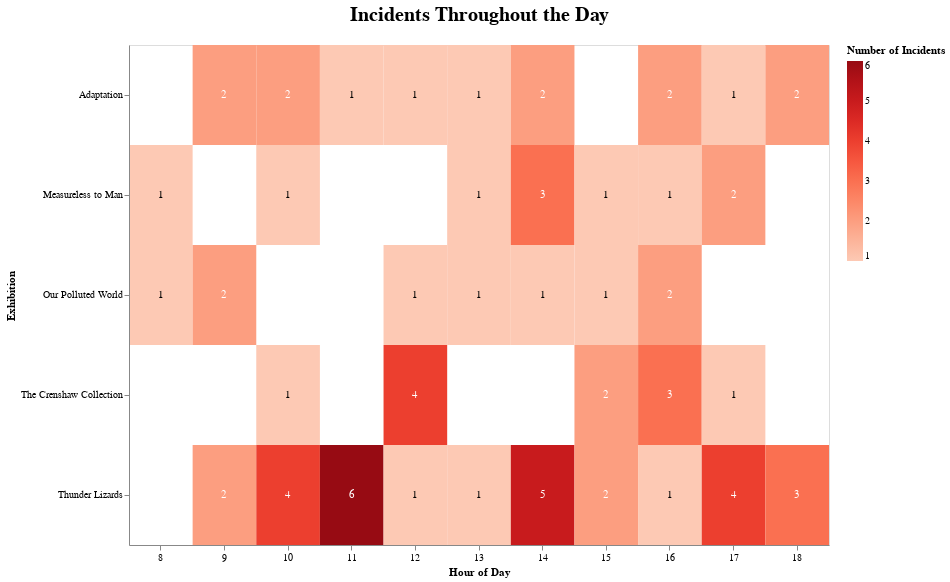

The code cell stored with this chart in its notebook:
### Code cell
# Convert Decimal types to float to avoid JSON serialization errors
incident_through_time["incident_count"] = incident_through_time["incident_count"].astype(
    float)
incident_through_time["hour"] = incident_through_time["hour"].astype(float)

incident_heatmap = (
    alt.Chart(incident_through_time)
    .mark_rect()
    .encode(
        x=alt.X("hour:O",
                title="Hour of Day",
                axis=alt.Axis(labelAngle=0, format="d", tickMinStep=1)),
        y=alt.Y("name:N",
                title="Exhibition",
                sort=alt.EncodingSortField(field="incident_count", op="sum", order="descending")),
        color=alt.Color("incident_count:Q",
                        title="Number of Incidents",
                        # Changed to red color scheme
                        scale=alt.Scale(scheme="reds")),
        tooltip=["name", "hour", "incident_count"]
    )
    .properties(
        title=alt.TitleParams(
            text="Incidents Throughout the Day",
            fontSize=20,
            anchor="middle",
            offset=20
        ),
        width=700,
        height=500
    )
)

incident_text = (
    alt.Chart(incident_through_time)
    .mark_text(baseline="middle")
    .encode(
        x=alt.X("hour:O"),
        y=alt.Y("name:N"),
        text=alt.Text("incident_count:Q"),
        color=alt.condition(
            alt.datum.incident_count > 1,
            alt.value("white"),
            alt.value("black")
        )
    )
)
final_heatmap = incident_heatmap + incident_text

final_heatmap.save('./analysis_images/incident_heatmap.png')
final_heatmap

### Figure 1 — Vega-Lite specification as saved in the notebook (floating-point values rounded to 4 significant figures)
{"config": {"view": {"continuousWidth": 300, "continuousHeight": 300}}, "layer": [{"mark": {"type": "rect"}, "encoding": {"color": {"field": "incident_count", "scale": {"scheme": "reds"}, "title": "Number of Incidents", "type": "quantitative"}, "tooltip": [{"field": "name", "type": "nominal"}, {"field": "hour", "type": "quantitative"}, {"field": "incident_count", "type": "quantitative"}], "x": {"axis": {"format": "d", "labelAngle": 0, "tickMinStep": 1}, "field": "hour", "title": "Hour of Day", "type": "ordinal"}, "y": {"field": "name", "sort": {"field": "incident_count", "op": "sum", "order": "descending"}, "title": "Exhibition", "type": "nominal"}}, "title": {"text": "Incidents Throughout the Day", "anchor": "middle", "fontSize": 20, "offset": 20}}, {"mark": {"type": "text", "baseline": "middle"}, "encoding": {"color": {"condition": {"test": "(datum.incident_count > 1)", "value": "white"}, "value": "black"}, "text": {"field": "incident_count", "type": "quantitative"}, "x": {"field": "hour", "type": "ordinal"}, "y": {"field": "name", "type": "nominal"}}}], "data": {"name": "data-cbf93621c90c490cd54f158fd0e5d088"}, "height": 500, "width": 700, "$schema": "https://vega.github.io/schema/vega-lite/v5.20.1.json", "datasets": {"data-cbf93621c90c490cd54f158fd0e5d088": [{"name": "Adaptation", "hour": 9.0, "incident_count": 2.0}, {"name": "Adaptation", "hour": 10.0, "incident_count": 2.0}, {"name": "Adaptation", "hour": 11.0, "incident_count": 1.0}, {"name": "Adaptation", "hour": 12.0, "incident_count": 1.0}, {"name": "Adaptation", "hour": 13.0, "incident_count": 1.0}, {"name": "Adaptation", "hour": 14.0, "incident_count": 2.0}, {"name": "Adaptation", "hour": 16.0, "incident_count": 2.0}, {"name": "Adaptation", "hour": 17.0, "incident_count": 1.0}, {"name": "Adaptation", "hour": 18.0, "incident_count": 2.0}, {"name": "Measureless to Man", "hour": 8.0, "incident_count": 1.0}, {"name": "Measureless to Man", "hour": 10.0, "incident_count": 1.0}, {"name": "Measureless to Man", "hour": 13.0, "incident_count": 1.0}, {"name": "Measureless to Man", "hour": 14.0, "incident_count": 3.0}, {"name": "Measureless to Man", "hour": 15.0, "incident_count": 1.0}, {"name": "Measureless to Man", "hour": 16.0, "incident_count": 1.0}, {"name": "Measureless to Man", "hour": 17.0, "incident_count": 2.0}, {"name": "Our Polluted World", "hour": 8.0, "incident_count": 1.0}, {"name": "Our Polluted World", "hour": 9.0, "incident_count": 2.0}, {"name": "Our Polluted World", "hour": 12.0, "incident_count": 1.0}, {"name": "Our Polluted World", "hour": 13.0, "incident_count": 1.0}, {"name": "Our Polluted World", "hour": 14.0, "incident_count": 1.0}, {"name": "Our Polluted World", "hour": 15.0, "incident_count": 1.0}, {"name": "Our Polluted World", "hour": 16.0, "incident_count": 2.0}, {"name": "The Crenshaw Collection", "hour": 10.0, "incident_count": 1.0}, {"name": "The Crenshaw Collection", "hour": 12.0, "incident_count": 4.0}, {"name": "The Crenshaw Collection", "hour": 15.0, "incident_count": 2.0}, {"name": "The Crenshaw Collection", "hour": 16.0, "incident_count": 3.0}, {"name": "The Crenshaw Collection", "hour": 17.0, "incident_count": 1.0}, {"name": "Thunder Lizards", "hour": 9.0, "incident_count": 2.0}, {"name": "Thunder Lizards", "hour": 10.0, "incident_count": 4.0}, {"name": "Thunder Lizards", "hour": 11.0, "incident_count": 6.0}, {"name": "Thunder Lizards", "hour": 12.0, "incident_count": 1.0}, {"name": "Thunder Lizards", "hour": 13.0, "incident_count": 1.0}, {"name": "Thunder Lizards", "hour": 14.0, "incident_count": 5.0}, {"name": "Thunder Lizards", "hour": 15.0, "incident_count": 2.0}, {"name": "Thunder Lizards", "hour": 16.0, "incident_count": 1.0}, {"name": "Thunder Lizards", "hour": 17.0, "incident_count": 4.0}, {"name": "Thunder Lizards", "hour": 18.0, "incident_count": 3.0}]}}
